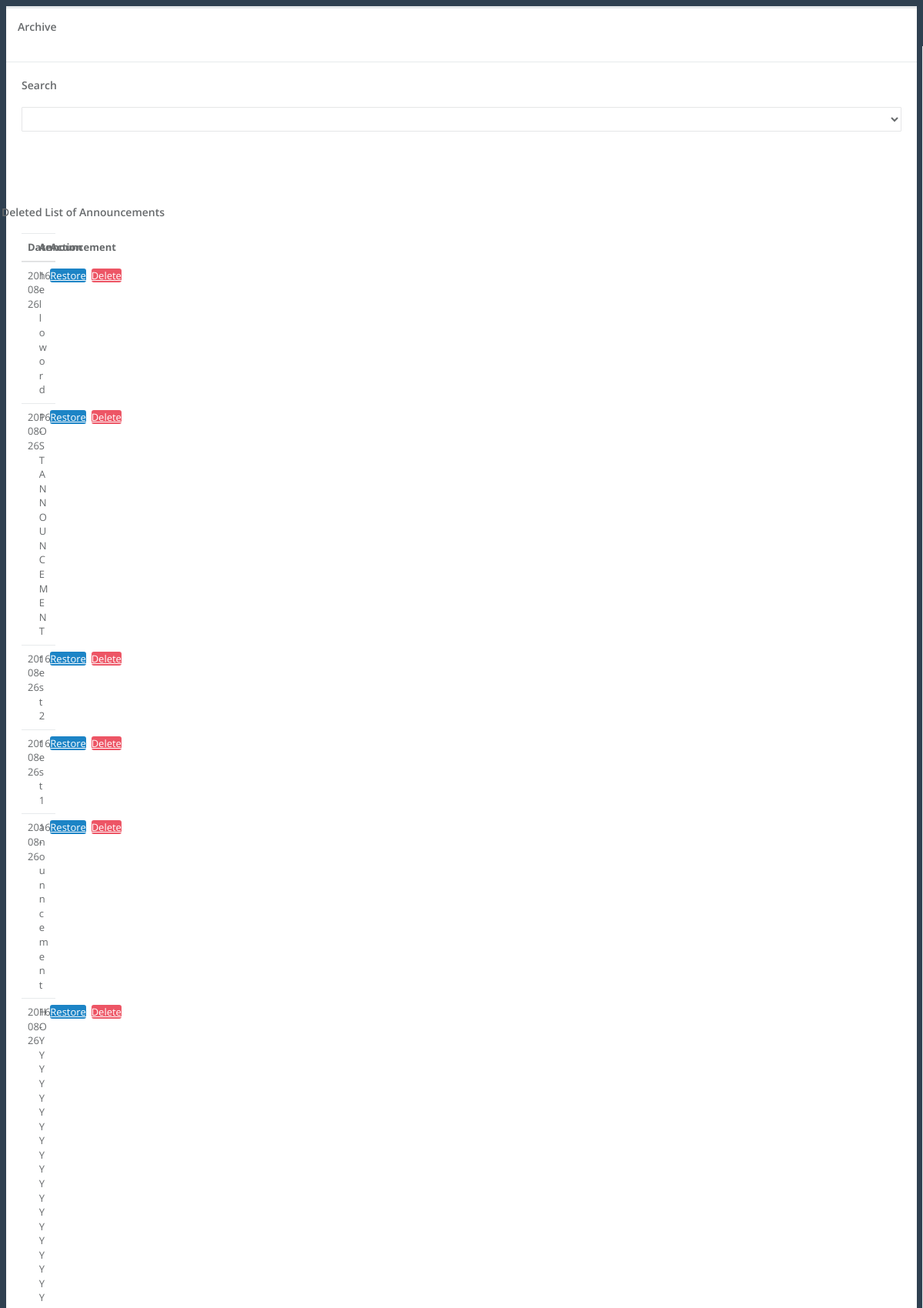
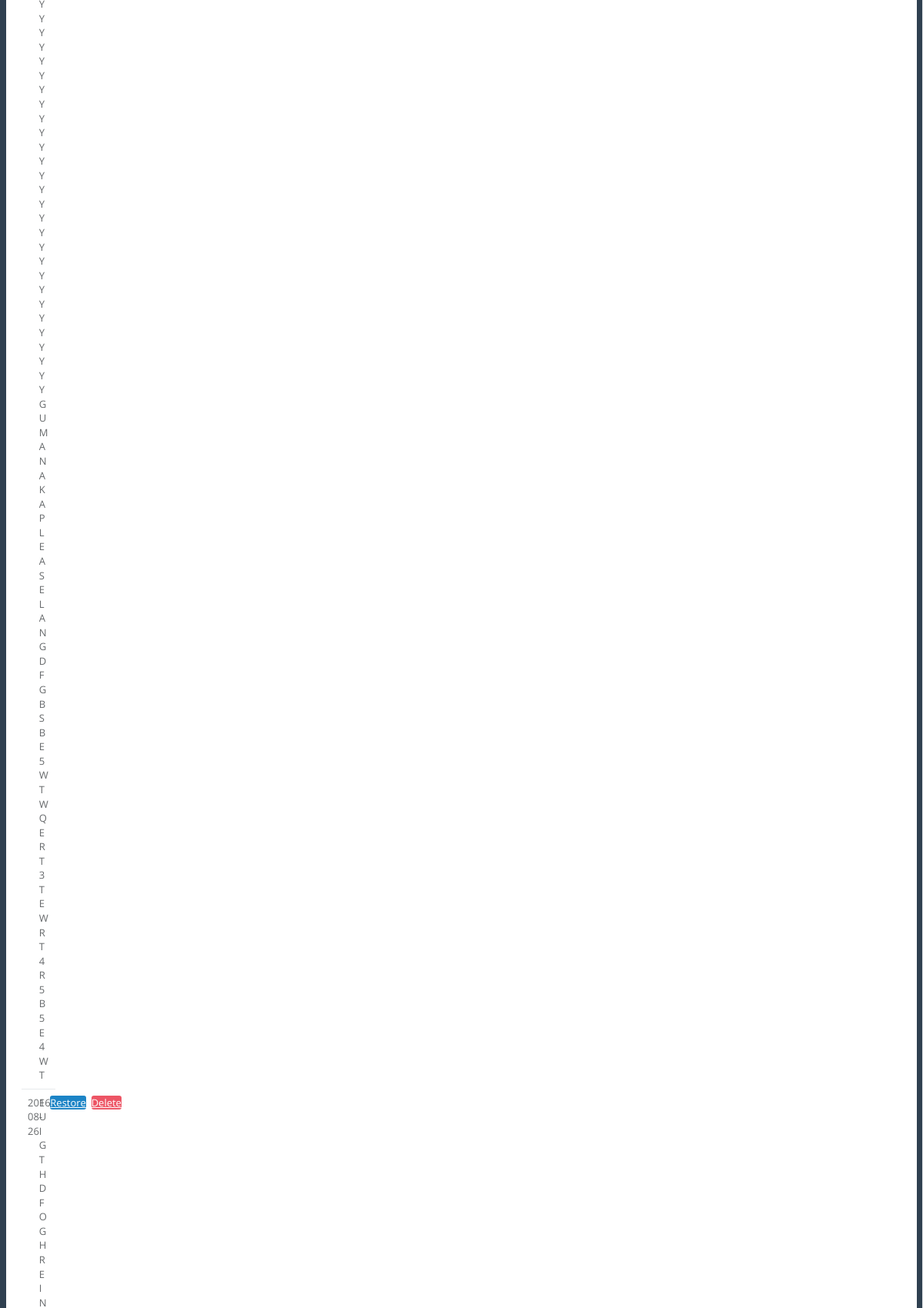
/archive.php (upper part), run on the app's committed database (2 pictures, top to bottom).
### tables this page shows
CREATE TABLE IF NOT EXISTS `announcement` (
  `announcement_id` int(11) NOT NULL,
  `subject` varchar(100) NOT NULL,
  `announcement_details` varchar(200) NOT NULL,
  `announcement_date` date NOT NULL,
  `announcement_time` time NOT NULL,
  `announcement_archive` varchar(50) DEFAULT 'active'
);

### archive.php (the view, shortened to what this page needs)
<!DOCTYPE html>
<html>
    <head>
        <link href="css/plugins/toastr/toastr.min.css" rel="stylesheet">
        <link href="css/animate.css" rel="stylesheet">
        <link href="css/style.css" rel="stylesheet">
        <link href="css/plugins/iCheck/custom.css" rel="stylesheet">
    </head>
    <body>
        <form name="frmUser" method="post" action="">
        <div class="row">
            <div class="col-lg-12">
                <div class="ibox float-e-margins">
                    <div class="ibox-title">
                        <h5>Archive</h5>
                        <div class="ibox-tools">
                        </div>
                    </div>
                        <div class="ibox-content">
                            <div class="form-group">
                            <div class="table-responsive">
                            <div class="col-lg-12">
                                <div class = "col-lg-1 col-md-1 col-sm-5 col-xs-5">
                                    <h4>Search</h4>
                                </div>
                                <div class="col-lg-3 col-md-3 col-sm-12 col-xs-12">
                                    <select class = "form-control" id = "selecttype">
                                        <option></option>
                                        <option value = "1">Earnings</option>
                                      </select>
                                    <br>
                                </div>
                    <br>
                    <BR>
                    <BR>
                    <BR>
                                    <div id = "div3">
                                        <div class = "col-md-12" style = "margin-left:-2em;">
                                            <h4>Deleted List of Announcements</h4>
                                        </div>
                                        <table style="table-layout: fixed;" class = "footable table table-stripped' data-page-size='20' data-limit-navigation='5' data-filter=#filter" id="zctb" class="display table table-bordered table-hover sortable" cellspacing="0" width="100%">
                                            <thead>
                                                <tr class = 'josh'>
                                                    <th class = "col-md-5">Date</th>
                                                    <th class = "col-md-5">Announcement</th>
                                                    <th class = "col-md-3" style='text-align:center'>Action</th>
                                                </tr>
                                            </thead>
                                            <tbody>
                                            <?php
                                            include('dbconfig.php');
                                            if ($result = $mysqli->query("SELECT * FROM announcement WHERE announcement_archive = 'archive' ORDER BY announcement_date DESC"))
                                            {
                                                if ($result->num_rows > 0)
                                                {
                                                    while ($row = mysqli_fetch_object($result)){
                                                        echo "<tr>";
                                                            echo "<td>". date("Y-m-d", strtotime($row->announcement_date)) ."</td>";
                                                            echo "<td style='word-wrap: break-word'>". $row->announcement_details ."</td>";
                                                            echo "<td>";
                                                            echo "<a href='announcement_restore.php?ann_id=".$row->announcement_id."' class='btn btn-success' onclick='return confirm(\"Are you sure? You want to Restore this file?\");'>Restore</a>&nbsp;&nbsp;";
                                                            echo "<a href='announcement_delete_archive.php?ann_id=".$row->announcement_id."' class='btn btn-danger' onclick='return confirm(\"Are you sure? You want to delete this file?\");'>Delete</a>&nbsp;&nbsp; ";
                                                        echo "</tr>";
                                                    }
                                                }
                                            }
                                        ?>
                                              </tbody>
                                        </table>
                                    </div>
                </div>
                                </div>
                            </div>
                        </div>
                    </div>
                </div>
            </div>
    </body>
    <?php
        include('menufooter.php');
    ?>
</html>

### data on the page
announcement: announcement_date "2016-08-26", announcement_details "hello word"
announcement: announcement_date "2016-08-26", announcement_details "POST ANNOUNCEMENT"
announcement: announcement_date "2016-08-26", announcement_details "test2"
announcement: announcement_date "2016-08-26", announcement_details "test1"
announcement: announcement_date "2016-08-26", announcement_details "anounncement"
announcement: announcement_date "2016-08-26", announcement_details "HOYYYYYYYYYYYYYYYYYYYYYYYYYYYYYYYYYYYYYYYYYYYYYYY GUMANA KA PLEASE LANGDFGBSBE5WTWQERT3TEWRT4R5B5E4WT"
announcement: announcement_date "2016-08-26"
